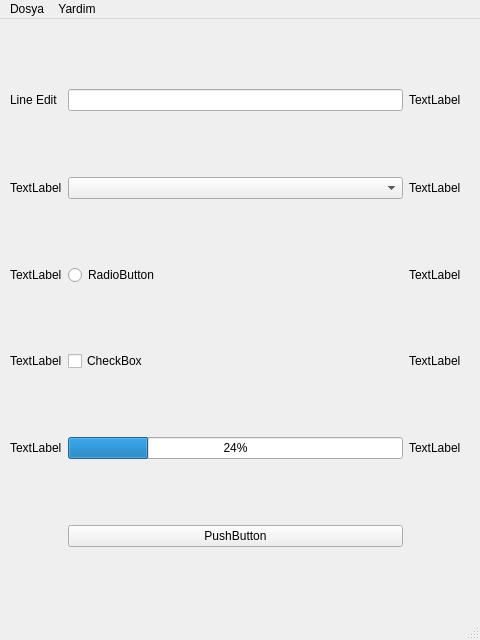
<?xml version="1.0" encoding="UTF-8"?>
<ui version="4.0">
 <class>MainWindow</class>
 <widget class="QMainWindow" name="MainWindow">
  <property name="geometry">
   <rect>
    <x>0</x>
    <y>0</y>
    <width>480</width>
    <height>640</height>
   </rect>
  </property>
  <property name="windowTitle">
   <string>MainWindow</string>
  </property>
  <widget class="QWidget" name="centralwidget">
   <widget class="QWidget" name="gridLayoutWidget">
    <property name="geometry">
     <rect>
      <x>10</x>
      <y>10</y>
      <width>451</width>
      <height>581</height>
     </rect>
    </property>
    <layout class="QGridLayout" name="gridLayout">
     <property name="sizeConstraint">
      <enum>QLayout::SetNoConstraint</enum>
     </property>
     <item row="3" column="0">
      <widget class="QLabel" name="label_7">
       <property name="text">
        <string>TextLabel</string>
       </property>
      </widget>
     </item>
     <item row="0" column="2">
      <widget class="QLabel" name="label_2">
       <property name="text">
        <string>TextLabel</string>
       </property>
      </widget>
     </item>
     <item row="1" column="1">
      <widget class="QComboBox" name="cmbSecim"/>
     </item>
     <item row="4" column="1">
      <widget class="QProgressBar" name="prgs">
       <property name="value">
        <number>24</number>
       </property>
      </widget>
     </item>
     <item row="1" column="2">
      <widget class="QLabel" name="lblcmb">
       <property name="text">
        <string>TextLabel</string>
       </property>
      </widget>
     </item>
     <item row="0" column="1">
      <widget class="QLineEdit" name="txtUser"/>
     </item>
     <item row="3" column="1">
      <widget class="QCheckBox" name="checkBox">
       <property name="text">
        <string>CheckBox</string>
       </property>
      </widget>
     </item>
     <item row="1" column="0">
      <widget class="QLabel" name="label_3">
       <property name="text">
        <string>TextLabel</string>
       </property>
      </widget>
     </item>
     <item row="2" column="0">
      <widget class="QLabel" name="label_5">
       <property name="text">
        <string>TextLabel</string>
       </property>
      </widget>
     </item>
     <item row="2" column="2">
      <widget class="QLabel" name="lblrdb">
       <property name="text">
        <string>TextLabel</string>
       </property>
      </widget>
     </item>
     <item row="2" column="1">
      <widget class="QRadioButton" name="rdb1">
       <property name="text">
        <string>RadioButton</string>
       </property>
      </widget>
     </item>
     <item row="0" column="0">
      <widget class="QLabel" name="label">
       <property name="text">
        <string>Line Edit</string>
       </property>
      </widget>
     </item>
     <item row="3" column="2">
      <widget class="QLabel" name="label_8">
       <property name="text">
        <string>TextLabel</string>
       </property>
      </widget>
     </item>
     <item row="4" column="2">
      <widget class="QLabel" name="lblprgs">
       <property name="text">
        <string>TextLabel</string>
       </property>
      </widget>
     </item>
     <item row="4" column="0">
      <widget class="QLabel" name="label_9">
       <property name="text">
        <string>TextLabel</string>
       </property>
      </widget>
     </item>
     <item row="5" column="1">
      <widget class="QPushButton" name="btGonder">
       <property name="text">
        <string>PushButton</string>
       </property>
      </widget>
     </item>
    </layout>
   </widget>
  </widget>
  <widget class="QMenuBar" name="menubar">
   <property name="geometry">
    <rect>
     <x>0</x>
     <y>0</y>
     <width>480</width>
     <height>22</height>
    </rect>
   </property>
   <widget class="QMenu" name="menuDosya">
    <property name="title">
     <string>Dosya</string>
    </property>
    <addaction name="dosyaAc"/>
   </widget>
   <widget class="QMenu" name="menuYardim">
    <property name="title">
     <string>Yardim</string>
    </property>
    <addaction name="hakkinda"/>
   </widget>
   <addaction name="menuDosya"/>
   <addaction name="menuYardim"/>
  </widget>
  <widget class="QStatusBar" name="statusbar"/>
  <action name="dosyaAc">
   <property name="text">
    <string>dosyaAc</string>
   </property>
  </action>
  <action name="hakkinda">
   <property name="text">
    <string>hakkinda</string>
   </property>
  </action>
 </widget>
 <resources/>
 <connections/>
</ui>
